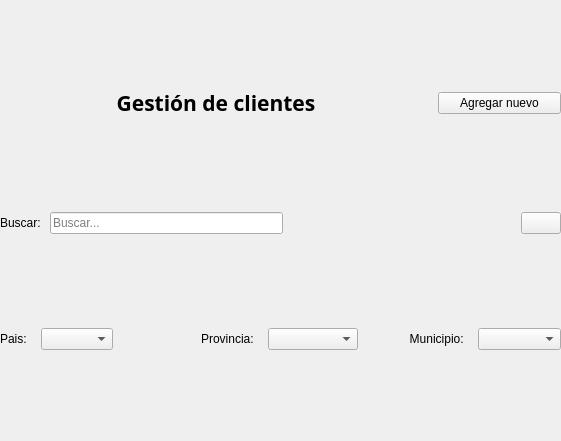
<?xml version="1.0" encoding="UTF-8"?>
<ui version="4.0">
 <class>ClientsListWidget</class>
 <widget class="QWidget" name="ClientsListWidget">
  <property name="geometry">
   <rect>
    <x>0</x>
    <y>0</y>
    <width>561</width>
    <height>441</height>
   </rect>
  </property>
  <property name="windowTitle">
   <string>Form</string>
  </property>
  <layout class="QVBoxLayout" name="verticalLayout" stretch="1,1,1,6">
   <property name="leftMargin">
    <number>0</number>
   </property>
   <property name="topMargin">
    <number>0</number>
   </property>
   <property name="rightMargin">
    <number>0</number>
   </property>
   <property name="bottomMargin">
    <number>0</number>
   </property>
   <item>
    <layout class="QHBoxLayout" name="horizontalLayout_3" stretch="1,5,1,2">
     <item>
      <spacer name="horizontalSpacer_3">
       <property name="orientation">
        <enum>Qt::Horizontal</enum>
       </property>
       <property name="sizeHint" stdset="0">
        <size>
         <width>40</width>
         <height>20</height>
        </size>
       </property>
      </spacer>
     </item>
     <item>
      <widget class="QLabel" name="label_3">
       <property name="font">
        <font>
         <family>Oswald</family>
         <pointsize>16</pointsize>
         <bold>true</bold>
        </font>
       </property>
       <property name="styleSheet">
        <string notr="true">font-size: 16pt;</string>
       </property>
       <property name="text">
        <string>Gestión de clientes</string>
       </property>
       <property name="alignment">
        <set>Qt::AlignCenter</set>
       </property>
      </widget>
     </item>
     <item>
      <spacer name="horizontalSpacer_4">
       <property name="orientation">
        <enum>Qt::Horizontal</enum>
       </property>
       <property name="sizeHint" stdset="0">
        <size>
         <width>40</width>
         <height>20</height>
        </size>
       </property>
      </spacer>
     </item>
     <item>
      <widget class="QPushButton" name="bt_create_cliente">
       <property name="cursor">
        <cursorShape>PointingHandCursor</cursorShape>
       </property>
       <property name="text">
        <string>Agregar nuevo</string>
       </property>
       <property name="icon">
        <iconset>
         <normaloff>images/add-client.svg</normaloff>images/add-client.svg</iconset>
       </property>
       <property name="iconSize">
        <size>
         <width>25</width>
         <height>25</height>
        </size>
       </property>
      </widget>
     </item>
    </layout>
   </item>
   <item>
    <layout class="QHBoxLayout" name="horizontalLayout_15">
     <item>
      <widget class="QLabel" name="label_14">
       <property name="text">
        <string>Buscar: </string>
       </property>
      </widget>
     </item>
     <item>
      <widget class="QLineEdit" name="le_search_clients">
       <property name="placeholderText">
        <string>Buscar...</string>
       </property>
      </widget>
     </item>
     <item>
      <spacer name="horizontalSpacer_11">
       <property name="orientation">
        <enum>Qt::Horizontal</enum>
       </property>
       <property name="sizeHint" stdset="0">
        <size>
         <width>40</width>
         <height>20</height>
        </size>
       </property>
      </spacer>
     </item>
     <item>
      <widget class="QPushButton" name="bt_refresh_search_clients">
       <property name="toolTip">
        <string>&lt;html&gt;&lt;head/&gt;&lt;body&gt;&lt;p&gt;Reiniciar filtros de búsqueda&lt;/p&gt;&lt;/body&gt;&lt;/html&gt;</string>
       </property>
       <property name="text">
        <string/>
       </property>
       <property name="icon">
        <iconset>
         <normaloff>images/refresh.svg</normaloff>images/refresh.svg</iconset>
       </property>
       <property name="iconSize">
        <size>
         <width>32</width>
         <height>32</height>
        </size>
       </property>
      </widget>
     </item>
    </layout>
   </item>
   <item>
    <layout class="QHBoxLayout" name="horizontalLayout_19">
     <property name="spacing">
      <number>11</number>
     </property>
     <item>
      <layout class="QHBoxLayout" name="horizontalLayout_16">
       <item>
        <widget class="QLabel" name="label_15">
         <property name="text">
          <string>Pais: </string>
         </property>
         <property name="alignment">
          <set>Qt::AlignRight|Qt::AlignTrailing|Qt::AlignVCenter</set>
         </property>
        </widget>
       </item>
       <item>
        <widget class="QComboBox" name="cb_search_clientes_pais">
         <property name="placeholderText">
          <string>País...</string>
         </property>
        </widget>
       </item>
       <item>
        <spacer name="horizontalSpacer_9">
         <property name="orientation">
          <enum>Qt::Horizontal</enum>
         </property>
         <property name="sizeHint" stdset="0">
          <size>
           <width>40</width>
           <height>20</height>
          </size>
         </property>
        </spacer>
       </item>
      </layout>
     </item>
     <item>
      <layout class="QHBoxLayout" name="horizontalLayout_17">
       <item>
        <widget class="QLabel" name="label_16">
         <property name="text">
          <string>Provincia: </string>
         </property>
         <property name="alignment">
          <set>Qt::AlignRight|Qt::AlignTrailing|Qt::AlignVCenter</set>
         </property>
        </widget>
       </item>
       <item>
        <widget class="QComboBox" name="cb_search_clientes_provincia">
         <property name="placeholderText">
          <string>Provincia...</string>
         </property>
        </widget>
       </item>
      </layout>
     </item>
     <item>
      <layout class="QHBoxLayout" name="horizontalLayout_18">
       <item>
        <spacer name="horizontalSpacer_10">
         <property name="orientation">
          <enum>Qt::Horizontal</enum>
         </property>
         <property name="sizeHint" stdset="0">
          <size>
           <width>40</width>
           <height>20</height>
          </size>
         </property>
        </spacer>
       </item>
       <item>
        <widget class="QLabel" name="label_18">
         <property name="text">
          <string>Municipio: </string>
         </property>
         <property name="alignment">
          <set>Qt::AlignRight|Qt::AlignTrailing|Qt::AlignVCenter</set>
         </property>
        </widget>
       </item>
       <item>
        <widget class="QComboBox" name="cb_search_clientes_municipio">
         <property name="placeholderText">
          <string>Municipio</string>
         </property>
        </widget>
       </item>
      </layout>
     </item>
    </layout>
   </item>
   <item>
    <layout class="QVBoxLayout" name="tableLayout"/>
   </item>
  </layout>
 </widget>
 <resources/>
 <connections/>
</ui>
